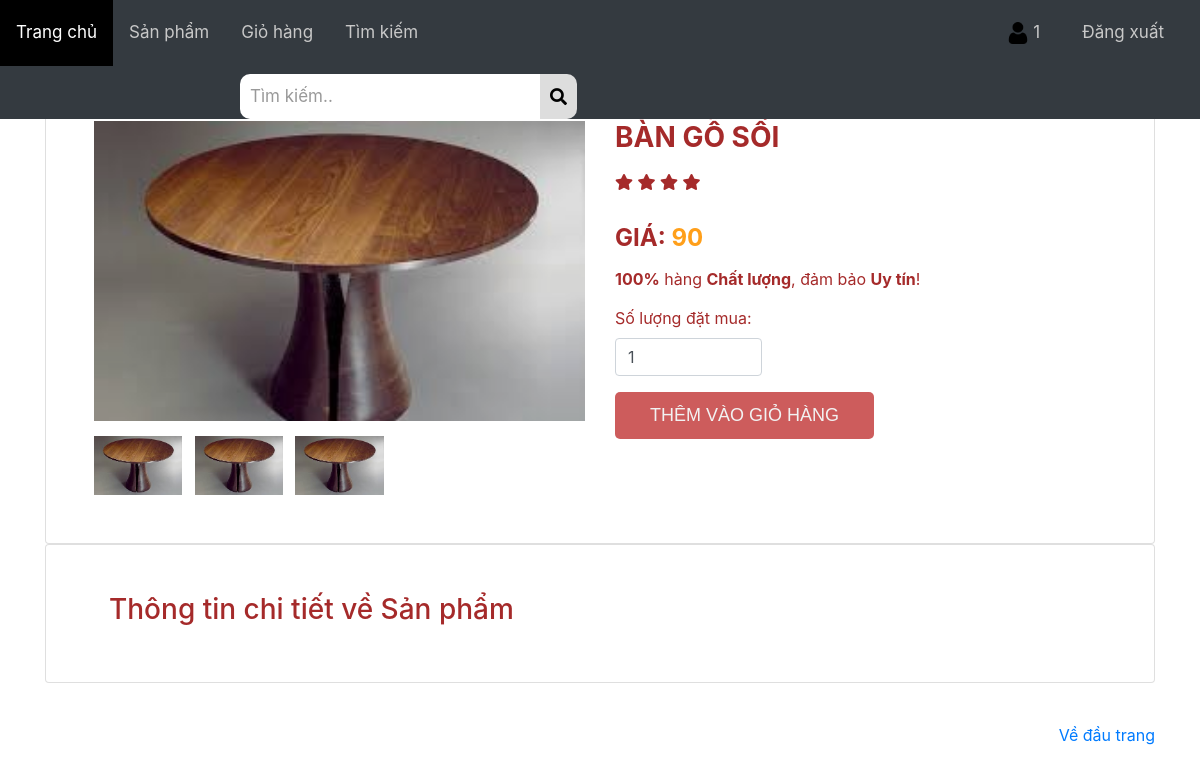
The app's page /web/chitiet_sanpham.php?username=1&id=20 with its own data.
### tables this page shows
CREATE TABLE `taikhoan` (
  `username` varchar(50) NOT NULL,
  `password` varchar(50) NOT NULL,
  `ho` varchar(50) NOT NULL,
  `ten` varchar(50) NOT NULL,
  `phone` varchar(15) NOT NULL,
  `email` varchar(50) NOT NULL,
  `sex` varchar(50) NOT NULL,
  `date` date NOT NULL,
  `isadmin` tinyint(1) NOT NULL DEFAULT 0,
  `status` tinyint(1) NOT NULL DEFAULT 1
);

CREATE TABLE `sanpham` (
  `id_sp` int(11) NOT NULL,
  `id_danhmuc` int(11) NOT NULL,
  `tensp` varchar(255) NOT NULL,
  `gia` varchar(100) NOT NULL,
  `sp_active` int(11) NOT NULL,
  `image_sp` varchar(50) NOT NULL,
  `star` int(11) NOT NULL,
  `motangan` text NOT NULL,
  `motachitiet` text NOT NULL
);

### web/chitiet_sanpham.php (the view, shortened to what this page needs)
<?php
global $mysqli;
$id = $_GET['id'];
?>
<html>
<head>
    <link rel="stylesheet" href="style/style.css" media="screen" type="text/css" />
    <link rel="stylesheet" href="style/style_topnav.css" media="screen" type="text/css" />
    <link rel="stylesheet" href="style/style_ourteam.css" media="screen" type="text/css">
    <link rel="stylesheet" href="https://cdnjs.cloudflare.com/ajax/libs/font-awesome/5.15.4/css/all.min.css">
    <link rel="stylesheet" href="style/product-detail.css" media="screen" type="text/css">
    <link rel="stylesheet" href="style/bootstrap.min.css" media="screen" type="text/css">
</head>
<body>
    <?php
    include 'header_user.php';
    ?>
    <main role="main">
        <div class="container mt-4">
            <div class="card">
                <div class="container-fliud">
                        <?php
                        $ctsp = "SELECT * FROM sanpham WHERE id_sp ='$id'";
                        $sql_sanpham = mysqli_query($mysqli, $ctsp);
                        $row = mysqli_fetch_array($sql_sanpham);
                        ?>
                        <div class="wrapper row">
                            <div class="preview col-md-6">
                                <div class="preview-pic tab-content">
                                    <div class="tab-pane active" id="pic-3">
                                        <img src="images/<?php echo $row['image_sp'] ?>">
                                    </div>
                                </div>
                                <ul class="preview-thumbnail nav nav-tabs">
                                    <li class="active">
                                        <a data-target="#pic-1" data-toggle="tab" class="">
                                            <img src="images/<?php echo $row['image_sp'] ?>">
                                        </a>
                                    </li>
                                    <li class="">
                                        <a data-target="#pic-2" data-toggle="tab" class="">
                                            <img src="images/<?php echo $row['image_sp'] ?>">
                                        </a>
                                    </li>
                                    <li class="">
                                        <a data-target="#pic-3" data-toggle="tab" class="active">
                                            <img src="images/<?php echo $row['image_sp'] ?>">
                                        </a>
                                    </li>
                                </ul>
                            </div>
                            <div class="details col-md-6">
                                <h3 class="product-title"><?php echo $row['tensp'] ?></h3>
                                <div class="rating">
                                    <div class="stars">
                                        <?php
                                        $sao = $row['star'];
                                        $count = 0;
                                        while ($count++ < $sao) {
                                        ?>
                                            <i class="fa fa-star"></i>
                                        <?php
                                        } ?>
                                    </div>
                                </div>
                                <h4 class="price">Giá: <span><?php echo $row['gia'] ?></span></h4>
                                <p class="vote"><strong>100%</strong> hàng <strong>Chất lượng</strong>, đảm bảo <strong>Uy tín</strong>!</p>
                                <form id="add-to-cart-form" action="cart.php?username=<?php echo $username?>" method="post">
                                    <div class="form-group">
                                        <label for="soluong">Số lượng đặt mua:</label>
                                            <input type="number" min="1" max="1000" class="form-control" id="soluong" name="quantity" value="1">
                                    </div>
                                    <div class="main">
                                            <input class="add-to-cart btn btn-default" name="themvaogiohang"
                                                   id="btnThemVaoGioHang" type="submit" value="Thêm vào giỏ hàng">
                                </form>
                                </div>
                            </div>
                        </div>
                </div>
            </div>
            <div class="card">
                <div class="container-fluid">
                    <h3>Thông tin chi tiết về Sản phẩm</h3>
                </div>
            </div>
    </main>
    <br>
    <footer class="footer mt-auto py-3">
        <div class="container">
            <p class="float-right">
                <a href="#">Về đầu trang</a>
            </p>
        </div>
    </footer>
</body>
</html>

### web/header_user.php (shortened to what this page needs)
<?php
global $mysqli;
$username = $_GET['username'];
$query = "SELECT * FROM taikhoan where username ='$username'";
$result = mysqli_query($mysqli, $query);
$row = mysqli_fetch_array($result);
?>
<div class="topnav">
    <div style="display: inline-flex;" class="dangxuat">
        <a href="index.php" class="dangxuat">Đăng xuất</a>
    </div>
    <div style="display: inline-flex;" class="dangnhap">
        <a href="personal_infomation.php?username=<?php echo $row['username'] ?>">
            <img src="images/iconuser.png" class="editphucadmin" style="width: 22px">
            <section style="display: inline-block">
                <?php echo $row['username'] ?>
            </section>
        </a>
    </div>
    <a class="active" href="user.php?username=<?php echo $row['username'] ?>" style="background-color: black;">Trang chủ</a>
    <a href="sanpham_trangchu.php?username=<?php echo $row['username'] ?>">Sản phẩm</a>
    <a href="cart.php?username=<?php echo $row['username'] ?>">Giỏ hàng</a>
    <a href="timkiem_trangchu.php?username=<?php echo $row['username'] ?>" class="account">Tìm kiếm</a>
    <div class="search-container">
        <form action="sanpham_timkiem_trangchu.php" method="GET">
            <input type="text" placeholder="Tìm kiếm.." name="searchtext">
            <button type="submit" name="search">
                <i class="fa fa-search"></i>
            </button>
        </form>
    </div>
</div>

### web/style/style.css (style rules this page uses)
* { margin:0; padding: 0; }
img { filter: brightness(90%); }
html { font-family: Arial, Helvetica, sans-serif; }
h1, h2, h3, h4, h5, h6 { font-weight: normal; font-size: 50%; }
::placeholder { color: #999!important; }
.card { color: brown; }
:root { --color: #95f9fe; }

### web/style/style_topnav.css (style rules this page uses)
* { box-sizing: border-box; }
body { margin: 0; font-family: Arial, Helvetica, sans-serif; }
.topnav { overflow: hidden; background-color: #343a40; position:fixed; top: 0; width: 100%; z-index: 100000; }
.topnav a { float: left; display: block; color: rgb(200, 200, 200); text-align: center; padding: 20px 16px; text-decoration: none; font-size: 17px; background-color: #343a40; }
.topnav a.active { background-color:black ; color: white ; text-decoration: none; }
.topnav .search-container { float: left ; margin-left: 20%; }
.topnav input[type=text] { padding: 10px; margin-top: 8px; font-size: 17px; border: none; width: 300px; border-top-left-radius: 10px; border-bottom-left-radius: 10px; }
button[type=submit] { border-top-right-radius: 10px; border-bottom-right-radius: 10px; }
.topnav .search-container button { float: right; padding: 10px 10px; margin-top: 8px; background: #ddd; font-size: 17px; border: none; cursor: pointer; }
.dangxuat, .dangnhap { float: right; margin-right: 10px; }
.active { color: white ; }

### web/style/product-detail.css (style rules this page uses)
img { max-width: 100%; }
.preview { display: -webkit-box; display: -webkit-flex; display: -ms-flexbox; display: flex; -webkit-box-orient: vertical; -webkit-box-direction: normal; -webkit-flex-direction: column; -ms-flex-direction: column; flex-direction: column; }
.preview-pic { -webkit-box-flex: 1; -webkit-flex-grow: 1; -ms-flex-positive: 1; flex-grow: 1; max-height: 300px; }
.preview-thumbnail.nav-tabs { border: none; margin-top: 15px; }
.preview-thumbnail.nav-tabs li { width: 18%; margin-right: 2.5%; }
.preview-thumbnail.nav-tabs li img { max-width: 100%; display: block; }
.preview-thumbnail.nav-tabs li a { padding: 0; margin: 0; }
.preview-thumbnail.nav-tabs li:last-of-type { margin-right: 0; }
.tab-content { overflow: hidden; }
.tab-content img { width: 100%; -webkit-animation-name: opacity; animation-name: opacity; -webkit-animation-duration: .3s; animation-duration: .3s; }
.card { background: #eee; padding: 3em; line-height: 1.5em; }
.details { display: -webkit-box; display: -webkit-flex; display: -ms-flexbox; display: flex; -webkit-box-orient: vertical; -webkit-box-direction: normal; -webkit-flex-direction: column; -ms-flex-direction: column; flex-direction: column; }
.product-title, .price, .sizes, .colors { text-transform: UPPERCASE; font-weight: bold; }
.checked, .price span { color: #ff9f1a; }
.product-title, .rating, .product-description, .price, .vote, .sizes { margin-bottom: 15px; }
.product-title { margin-top: 0; }
.add-to-cart, .like { text-transform: UPPERCASE; font-weight: bold; color: #fff; }
#btnThemVaoGioHang, #muangay { color: white; font-family: Arial, Helvetica, sans-serif; }
#btnThemVaoGioHang { border: none; background: indianred; color: #f2f2f2; padding: 10px 35px; font-size: 18px; border-radius: 5px; position: relative; box-sizing: border-box; transition: all 500ms ease; overflow:hidden }
#btnThemVaoGioHang:before { font-family: FontAwesome; content:"\f217"; position: absolute; top: 11px; left: -30px; transition: all 200ms ease; }
.add-to-cart { margin-right: 15px; }
#soluong { width: 30%; }
.fa { line-height: revert!important; }

### records on screen
taikhoan: username "1"
sanpham: image_sp (picture), tensp "BÀN GỖ SỒI", star 4 (drawn), gia "90"
